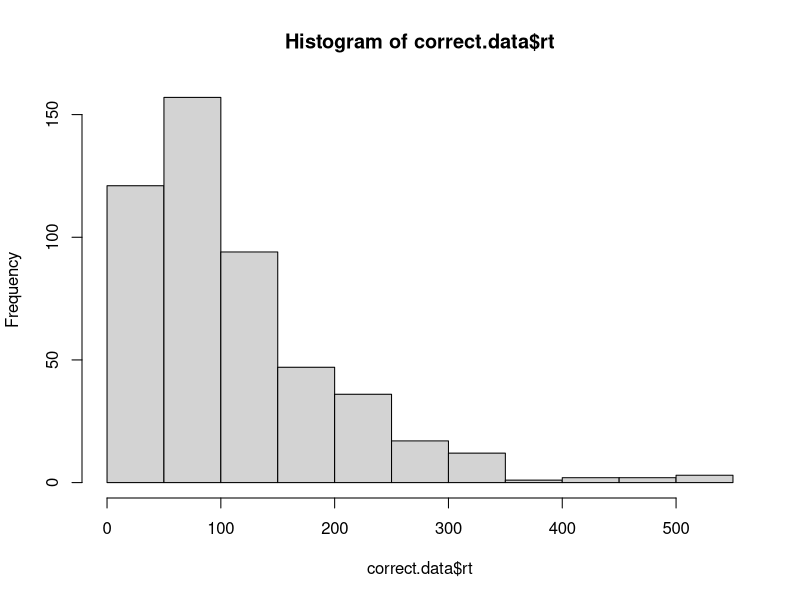
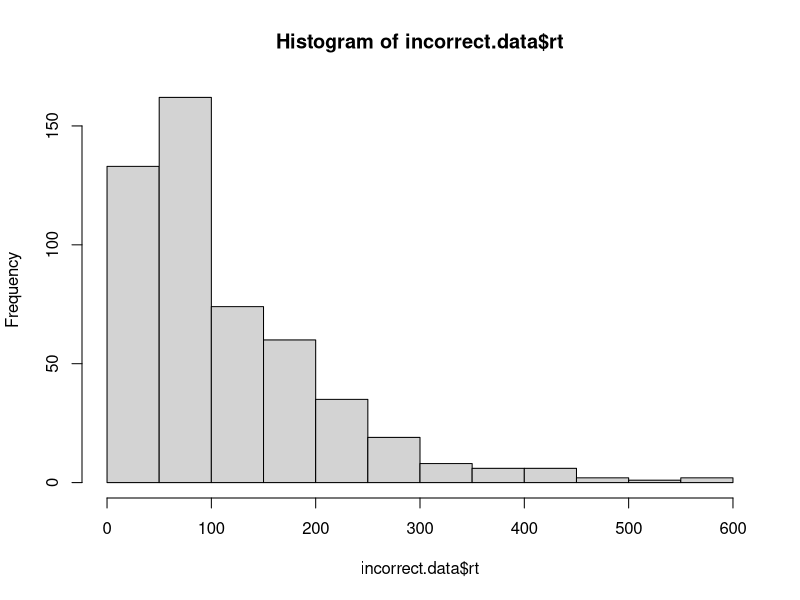

Generate these figures, in order, with R:
# implement the model by filling in the function below
# the model should return a data frame with two columns: correct and rt
# the correct column should be TRUE or FALSE, and rt should contain the
# number of steps it took to reach the criterion.

# note that the function takes four arguments:
# samples is the number of samples to draw from the model
# drift is the drift rate (default value is 0)
# sdrw is the variability in the drift rate (default value is 0.3)
# criterion is the threshold for a response (default value is 3)

library(dplyr)

random.walk.model <- function(samples, drift=0, sdrw=0.3, criterion=3){
  # On each trial, start the internal evidence signal at 0.
  # Sample a value from a normal distribution with mean drift and standard deviation sdrw.
  # Add this value to the internal evidence signal.
  # Repeat steps 2 & 3 until the evidence signal is greater than criterion or less than -criterion.
  # Report the number of samples it took to reach the threshold.
  # If the model reaches criterion then it has responded correctly. 
  # If it reaches -criterion it has responded incorrectly. The number of samples it takes to reach the threshold is the number of milliseconds it took to respond. (So the model assumes that one sample is taken every millisecond.)
  # Steps 1-5 can be repeated many times to generate a distribution of responses.

  accuracy.array <- vector()
  rt.array <- vector()
  
  for(i in 1:samples) {
    es <- 0
    counter <- 0
    #Changed <= to < so that if abs(es)==criterion, we leave the while loop
    while(abs(es) < criterion) {
      es <- es + rnorm(1, mean=drift, sd=sdrw)
      counter <- counter + 1
    }
    accuracy.array[i] <- if_else(es>0, TRUE, FALSE)
    rt.array[i] <- counter
  }
  
  output <- data.frame(
    correct = accuracy.array,
    rt = rt.array
  )
  
  return(output)
}

# test the model ####

# if the model is working correctly, then the line below should generate a data frame with 
# 1000 samples and about half of the samples should be correct. the average rt will probably
# be around 112, but might vary from that by a bit.

initial.test <- random.walk.model(1000)
sum(initial.test$correct) / length(initial.test$correct) # should be close to 0.5
mean(initial.test$rt) # should be about 112

# visualize the RT distributions ####

# we can use dplyr to filter the data and visualize the correct and incorrect RT distributions

correct.data <- initial.test %>% filter(correct==TRUE)
incorrect.data <- initial.test %>% filter(correct==FALSE)

hist(correct.data$rt)
hist(incorrect.data$rt)
